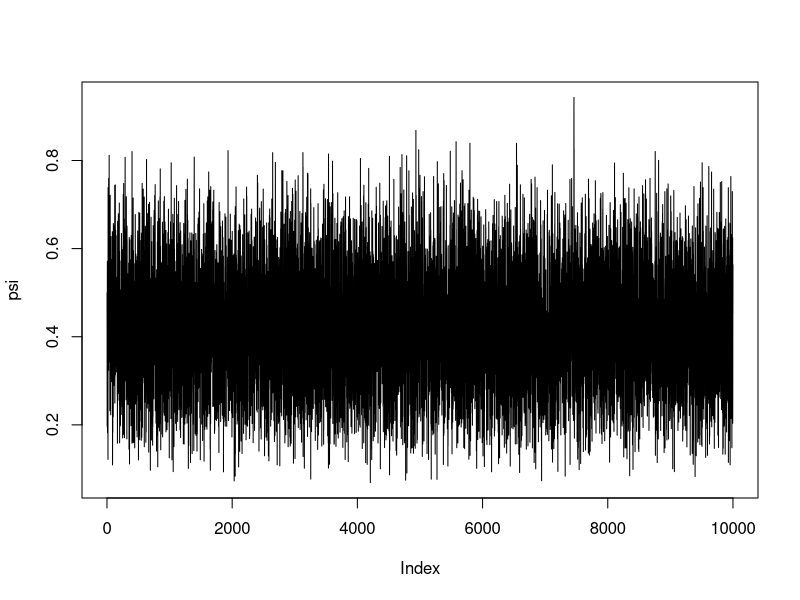
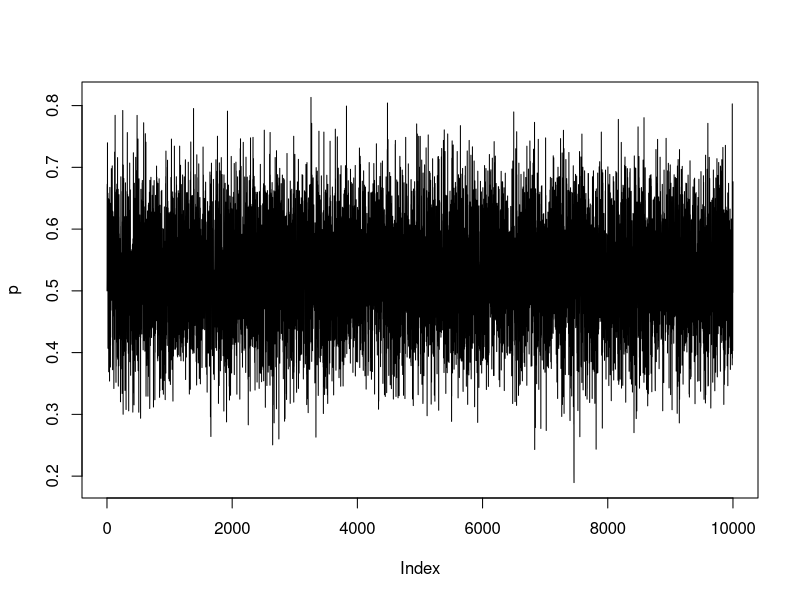
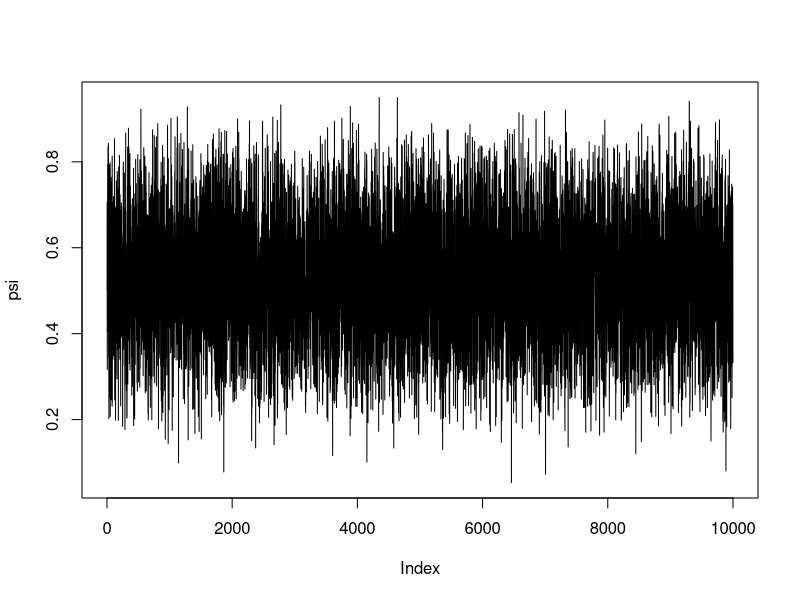
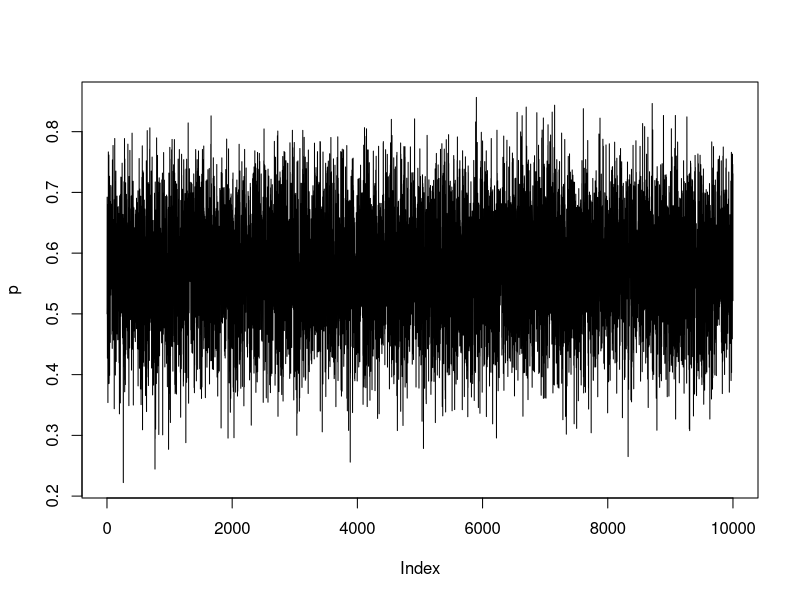

The R source for these figures, in order: (Note: this script raises an error after producing the figures.)
## ---- chunk 1
knitr::opts_chunk$set(echo = TRUE)
## ---- chunk 2
library(readxl)
USBR.login <- read_excel("USBR_2018_data_sample.xlsx", sheet = 1)
USBR.sampleprep <- read_excel("USBR_2018_data_sample.xlsx", sheet = 2)
USBR.microscopy <- read_excel("USBR_2018_data_sample.xlsx", sheet = 3)
USBR.PCR <- read_excel("USBR_2018_data_sample.xlsx", sheet = 4)

unique(USBR.sampleprep$`Water Name`) # number of lakes (sites) in the 2018 sample data
## ---- chunk 3
set.seed(1202020)
p <- 0.6 # constant detection probability... could change to depend on covariates
psi <- 0.6 # constant occupancy probability... could change to depend on covariates 
M <- 10 # number of sites
J <- 8 # constant number of samples per site... does not need to be constant

z <- rbinom(M, 1, psi) # site occupancy

y1 <- matrix(NA, nrow = M*J, ncol = 4)
y1[, 1] <- rep(1:M, each  = J) # column indicating site
y1[, 2] <- rep(1:J, M) # column indicating sample within site
y1[, 3] <- rep(z, each = J) # column indicating true site occupancy

# creates a column of 1's and 0's indicating whether the species was detected
for(i in 1:(M*J)){
    y1[i, 4] <- rbinom(1, 1 , p*y1[i, 3]) # if the site is not occupied the species cannot be detected
}

colnames(y1) <- c("Site", "Sample", "True Occupancy", "Detected")

library(car)
some(y1) # view 10 sample rows of the simulated data

# or

y2 <- rbinom(M, J, p*z) # total number of detections for the J samples within each of the M sites, y_i
## ---- chunk 4
y <- y2
M <- length(y)
J <- 8 # from above

nsim <- 10000

psi <- rep(NA, nsim)
p <- rep(NA, nsim)

psi[1] <- 0.5 # starting value for psi
p[1] <- 0.5 # starting value for p

for(k in 2:nsim){
  z <- rep(NA, M)
  for(i in 1:M){
    if(y[i] > 0){
      z[i] <- 1
      } else{
        prob <- (psi[k-1]*(1-p[k-1])^J)/(psi[k-1]*(1-p[k-1])^J + (1-psi[k-1]))
        z[i] <- rbinom(1, 1, prob)
      }
  }
  a_p <- 1 + sum(y*z)
  b_p <- 1 + J*sum(z) - sum(y*z)
  p[k] <- rbeta(1, a_p, b_p)
  
  a_psi <- 1 + sum(z)
  b_psi <- 1 + M - sum(z)
  psi[k] <- rbeta(1, a_psi, b_psi)
}

quantile(psi, c(0.025, 0.975))
mean(psi)
plot(psi, type = 'l')

quantile(p, c(0.025, 0.975))
mean(p)
plot(p, type = 'l')
## ---- chunk 5
set.seed(1222020)
p <- 0.6 # constant detection probability... could change to depend on covariates
psi <- 0.6 # constant occupancy probability... could change to depend on covariates 
M <- 10 # number of sites
J <- sample(1:10, M, replace = T) # number of times each of the sites were sampled

z <- rbinom(M, 1, psi) # site occupancy

y <- rep(NA, M)

for(i in 1:M){
  y[i] <- rbinom(1, J[i], p*z[i]) # total number of detections for the J samples within each of the M sites, y_i
}
## ---- chunk 6
y <- y
M <- length(y)
J <- J

nsim <- 10000

psi <- rep(NA, nsim)
p <- rep(NA, nsim)

psi[1] <- 0.5 # starting value for psi
p[1] <- 0.5 # starting value for p

for(k in 2:nsim){
  z <- rep(NA, M)
  for(i in 1:M){
    if(y[i] > 0){
      z[i] <- 1
      } else{
        prob <- (psi[k-1]*(1-p[k-1])^J[i])/(psi[k-1]*(1-p[k-1])^J[i] + (1-psi[k-1]))
        z[i] <- rbinom(1, 1, prob)
      }
  }
  a_p <- 1 + sum(y*z)
  b_p <- 1 + sum(J*z) - sum(y*z)
  p[k] <- rbeta(1, a_p, b_p)
  
  a_psi <- 1 + sum(z)
  b_psi <- 1 + M - sum(z)
  psi[k] <- rbeta(1, a_psi, b_psi)
}

quantile(psi, c(0.025, 0.975))
mean(psi)
plot(psi, type = 'l')

quantile(p, c(0.025, 0.975))
mean(p)
plot(p, type = 'l')
## ---- chunk 7
set.seed(1222020)
M <- 10 # number of sites
x <- runif(10, 0, 10)
beta1.true <- 2
beta2.true <- 0.5
beta3.true <- 0.5
beta4.true <- 0.2
p <- exp(beta1.true - beta2.true*x)/(1 + exp(beta1.true - beta2.true*x)) # detection probability depends on site covariate x
psi <- exp(beta3.true + beta4.true*x)/(1 + exp(beta3.true + beta4.true*x)) # occupancy probability depends on site covariate x
J <- sample(1:10, M, replace = T) # number of times each of the sites were sampled

z <- rep(NA, M)
y <- rep(NA, M)

for(i in 1:M){
  z[i] <- rbinom(1, 1, psi[i]) #site occupancy
  y[i] <- rbinom(1, J[i], p[i]*z[i]) # total number of detections for the J samples within each of the M sites, y_i
}
## ---- chunk 8
library(mnormt) # needed if you use `rmnnorm`
set.seed(01282020)

X <- model.matrix(y ~ x)
par <- 4

num_mcmc <- 100
step_size <- rep(0.01, par)
accept_ratio <- matrix(0, nrow = num_mcmc, ncol = par)
beta_mcmc <- matrix(0, nrow = num_mcmc, ncol = par)

beta_prior_var <- diag(p)*10000
beta_current <- beta_mcmc[1, ] <- rep(0.5, 4)

for(k in 2:num_mcmc){
  z <- rep(NA, M)
  prob <- rep(NA, M)
  for(i in 1:M){
    if(y[i] > 0){
      z[i] <- 1
      } else{
        p <- exp(X %*% beta_mcmc[k-1, 1:2])/(1 + exp(X %*% beta_mcmc[k-1, 1:2]))
        psi <- exp(X %*% beta_mcmc[k-1, 3:4])/(1 + exp(X %*% beta_mcmc[k-1, 3:4]))
        prob[i] <- (psi[i]*(1-p[i])^J[i])/(psi[i]*(1-p[i])^J[i] + (1-psi[i]))
        z[i] <- rbinom(1, 1, prob[i])
      }
  }
  for(l in 1:par){
  beta_star <- beta_current
  beta_star[l] <- beta_star[l] + rnorm(1, 0, step_size[l])
  
  p_current <- exp(X %*% beta_current[1:2])/(1 + exp(X %*% beta_current[1:2]))
  p_star <- exp(X %*% beta_star[1:2])/(1 + exp(X %*% beta_star[1:2]))
    
  psi_current <- exp(X %*% beta_current[3:4])/(1 + exp(X %*% beta_current[3:4]))
  psi_star <- exp(X %*% beta_star[3:4])/(1 + exp(X %*% beta_star[3:4]))
  
  loglike_psi_current <- sum(dbinom(z, 1, psi_current, log = T))
  loglike_psi_star <- sum(dbinom(z, 1, psi_star, log = T))
  
  loglike_p_current <- sum(dbinom(y, ))
  
  }
}


# accept_ratio_p <- matrix(0, nrow = num_mcmc, ncol = par)
# accept_ratio_psi <- matrix(0, nrow = num_mcmc, ncol = par)
# p_beta_mcmc <- matrix(0, nrow = num_mcmc, ncol = par)
# psi_beta_mcmc <- matrix(0, nrow = num_mcmc, ncol = par)
# 
# p_beta_prior_var <- diag(par)*10000
# psi_beta_prior_var <- diag(par)*10000
# p_beta_current <- p_beta_mcmc[1, ]
# psi_beta_current <- psi_beta_mcmc[1, ]
# 
# for(i in 2:num_mcmc){
#   for(j in 1:par){
#     p_beta_star <- p_beta_current 
#     p_beta_star[j] <- p_beta_star[j] + rnorm(1, 0, step_size[j])
#     
#     psi_beta_star <- psi_beta_current
#     psi_beta_star[j] <- psi_beta_star[j] + rnorm(0, 1, step_size[j])
#     
#     psi_current <- exp(X %*% psi_beta_current)/(1 + exp(X %*% psi_beta_current))
#     psi_star <- exp(X %*% psi_star)/(1 + exp(X %*% psi_star))
#     
#     log_pi_psi_current <- 
#     
#     p_current <- exp(X %*% p_beta_current)/(1 + exp(X %*% p_beta_current))
#     p_star <- exp(X %*% p_beta_star)/(1 + exp(X %*% p_beta_star))
#     
#     log_pi_p_current <- 
#       
# 
#   }
# }

# I am confused now because I got near the end and then realized that the betas associated with p and psi should probably be jointly considered


